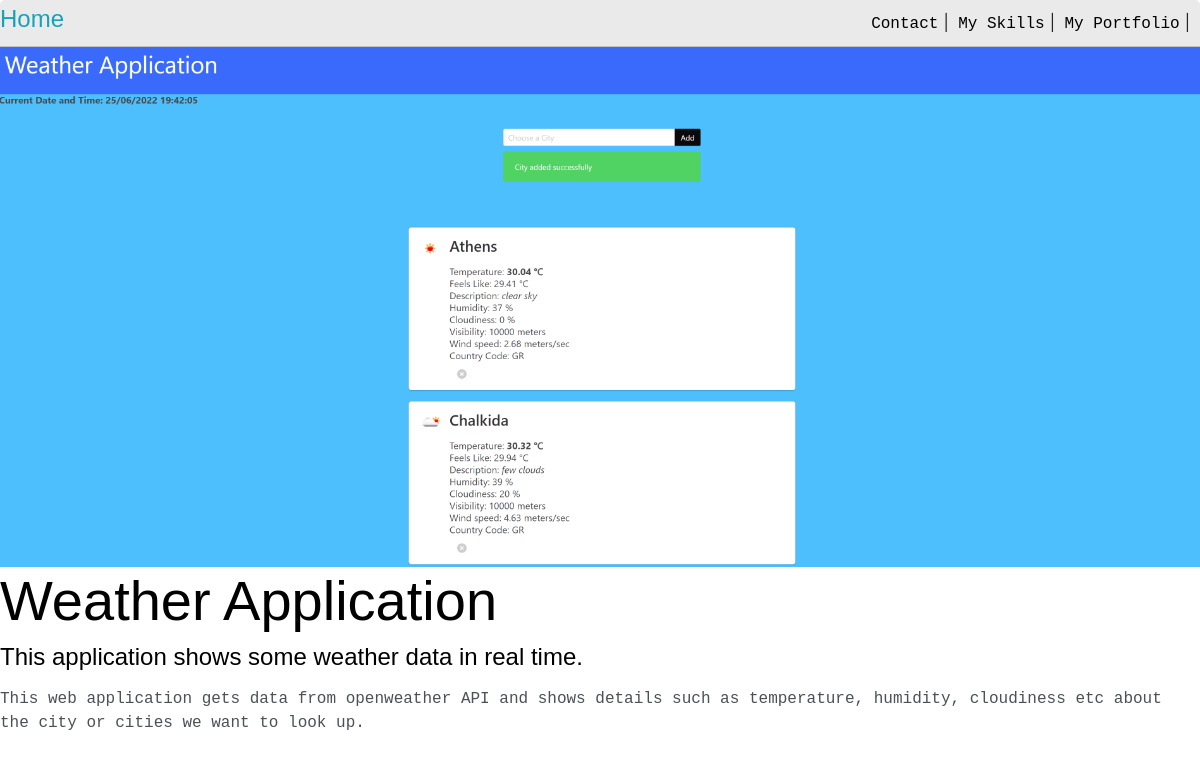
Page /post/weather_application/ on the committed database.
### project/models.py (models this page shows, shortened)
class Project(models.Model):
	title = models.CharField(max_length=200)
	sub_title = models.CharField(max_length=200, null=True, blank=True)
	front_page = models.ImageField(null=True, blank=True, upload_to="images", default="images/broken-image.png")
	body = models.TextField(null=True, blank=True)
	created = models.DateTimeField(auto_now_add=True)
	skills = models.ManyToManyField(Skill, null=True)
	slug = models.SlugField(null=True, blank=True)

### project/views.py (the view)
# urls.py: path('post/<slug:slug>/', views.post, name="post"),
def post(request, slug):
    post = Project.objects.get(slug=slug)
    context = {'post':post}
    return render(request, 'project/post.html', context)

### project/templates/project/post.html (shortened to what this page needs)
{% extends 'project/base.html' %}
{% load static %}
{% block content %}
<div class="main-container">
    <img src="{{post.front_page.url}}">
    <h1>{{post.title}}</h1>
    <h4>{{post.sub_title}}</h4>
<p>{{post.body|linebreaks}}</p>
</div>
{% endblock %}

### static/css/styles.css (style rules this page uses)
:root { --mainColor:#eaeaea; --secondaryColor:#fff; --borderColor:#c1c1c1; --mainText:black; --secondaryText:#4b5156; --themeDotBorder:#24292e; --previewBg:#AAFF00; --buttonColor:black; }
html, body { padding: 0; margin: 0; scroll-behavior: smooth; }
body * { transition: 0.3s; }
h1, h2, h3, h4, h5, h6, strong { color: black; font-family: 'Russo One', sans-serif; font-weight: 500; }
p, li, span, label, input, textarea { color: var(--secondaryText); font-family: 'Roboto Mono', monospace; }
h1 { font-size: 56px; }
h4 { font-size: 24px; }
.main-container { width: 1200px; margin: 0 auto; }

### project/templates/project/post.html (style rules this page uses)
img { max-width: 100%; object-fit: cover; }

### rows in the picture
Project: front_page (picture), title "Weather Application", sub_title "This application shows some weather data in real time.", body "This web application gets data from openweather API and shows details such as temperature, humidity, cloudiness etc about the city or cities we want to look up."
